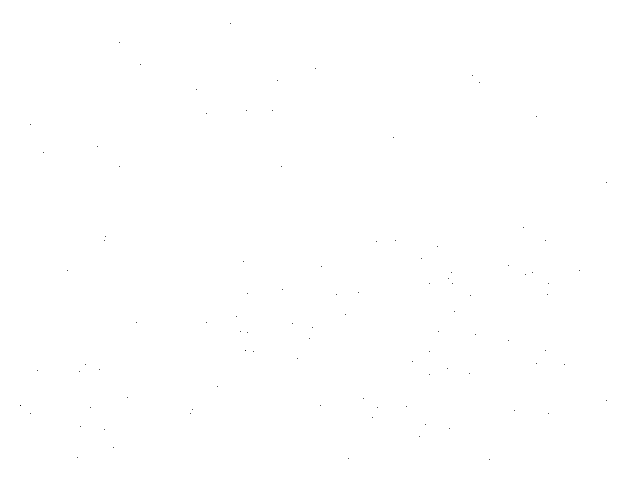
Frame 1 (no input)
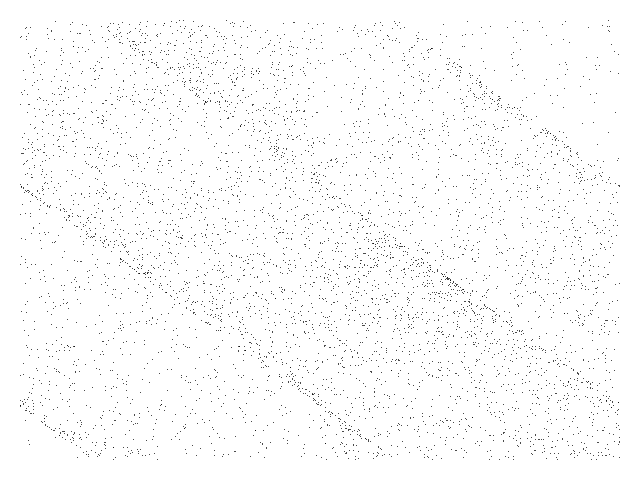
Frame 60 (the mouse pressed at the canvas centre just before this capture)
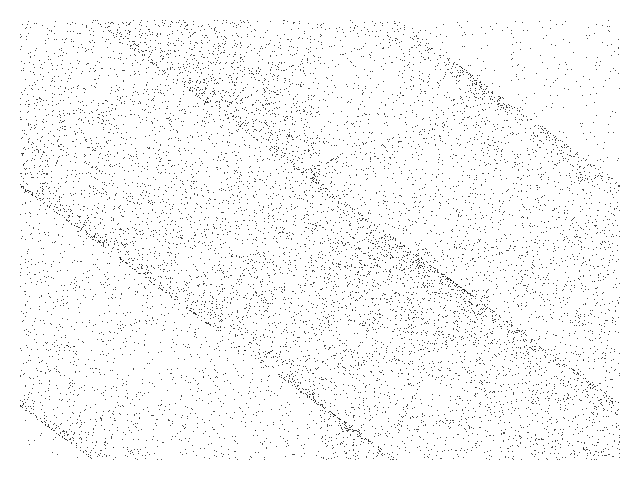
Frame 120 (the mouse held since frame 60 and released just before this capture)

The Processing sketch that drew these frames (run headless with seeded random() and noise(); from frame 60 on, the mouse is pressed at the canvas centre):

// Processing sketch: Sinai
// ── Sinai.pde
// Sinai chaotic map //

  float x = 1;
  float y = 1;
  float a = 2.25;

void setup() {
  
  size(640, 480);
  background(255);
  
}

void draw() {
  
  for (int i=0;i<100;i++) {
    
float nx = x;
float ny = y;
        
    x = (nx + ny + a * cos(2 * 3.1415926 * ny)) % 1;
    y = (nx + 2 * ny) % 1;
  
    point(320+(300*x), 240+(220*y));
        
  }

}
